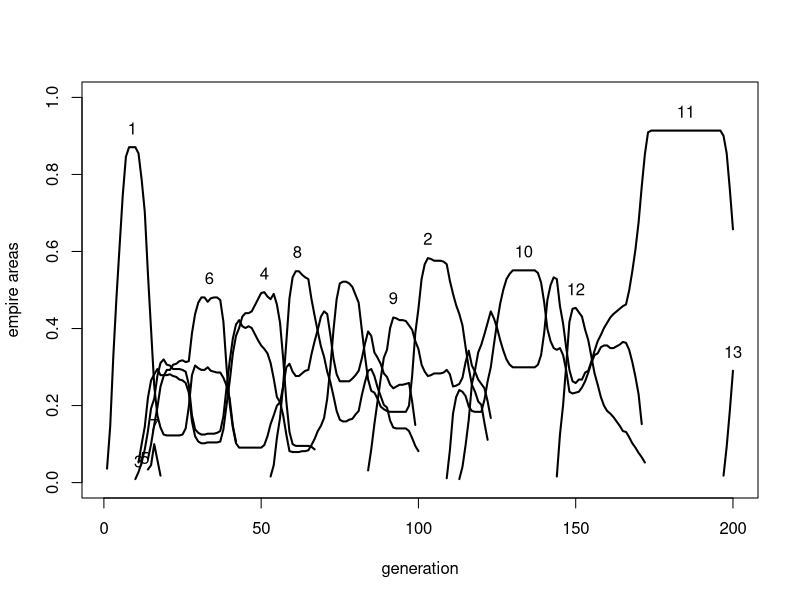
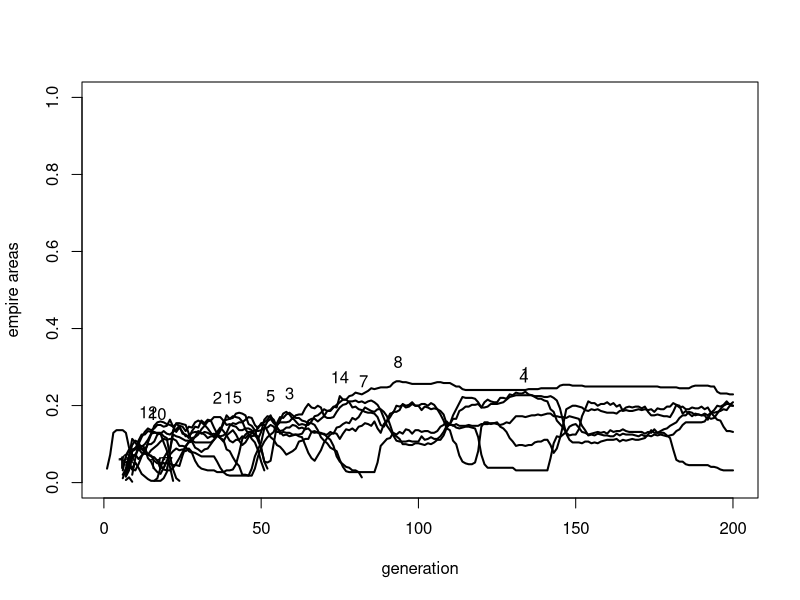
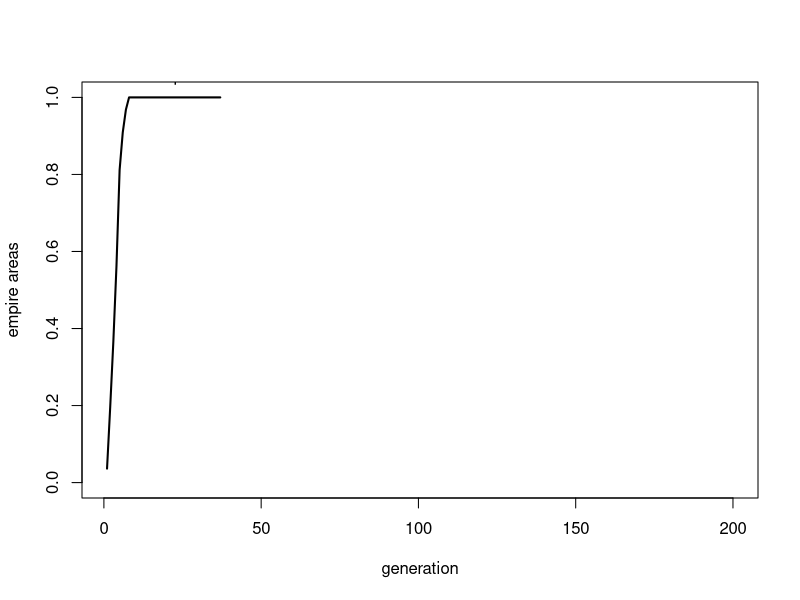
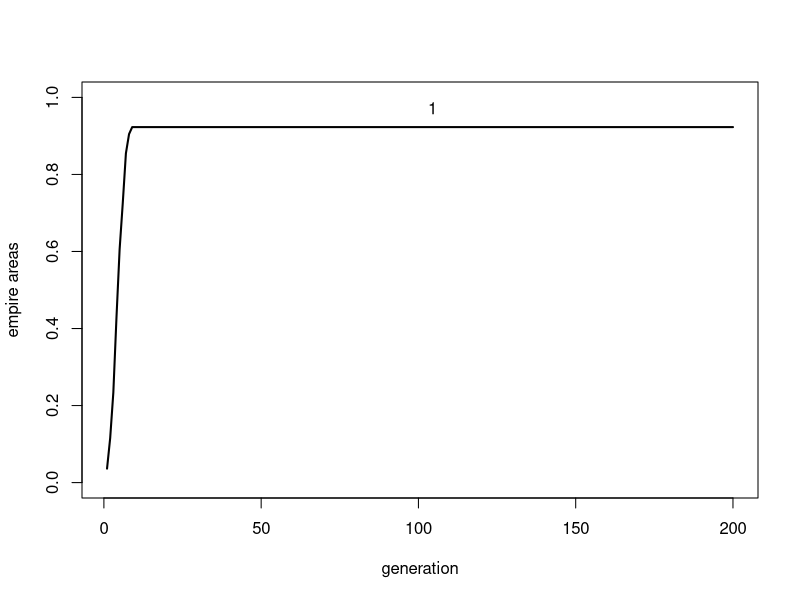
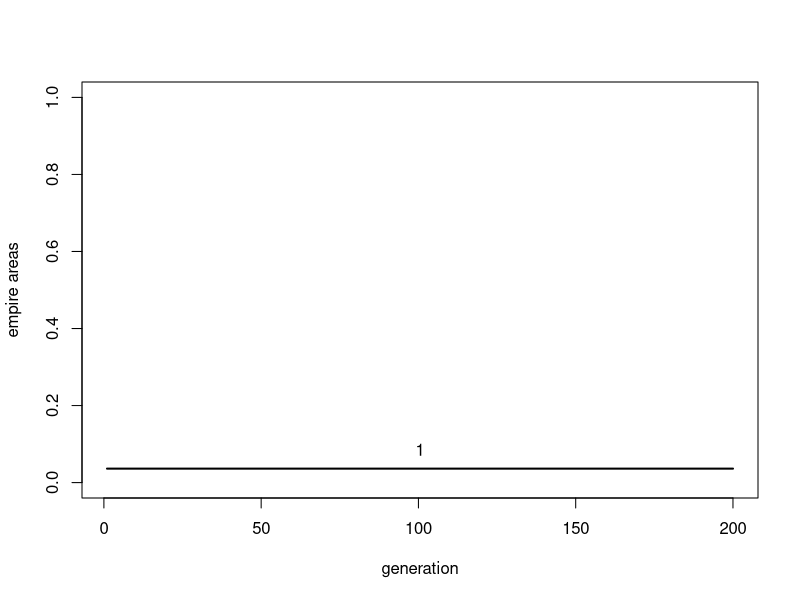

These figures' R source, in order:
## ---- chunk 1

# N_side x N_side grid
N_side <- 10

# matrix for empire id, initially all 0 (no empire)
E <- matrix(0, nrow = N_side, ncol = N_side)

## ---- chunk 2

# create a starting 4x4-cell empire 1
row_E1 <- sample(3:(N_side-5), 1)
col_E1 <- sample(3:(N_side-5), 1)
E[row_E1:(row_E1+3),col_E1:(col_E1+3)] <- 1

E
  
## ---- chunk 3

# matrix for asabiya, S
S <- matrix(0.1, nrow = N_side, ncol = N_side)

S

## ---- chunk 4

# record area of empire 1 in output dataframe
output <- data.frame(generation = 1,
                     empire = 1,
                     area = sum(E == 1))

output
  
## ---- chunk 5

# store highest empire number, to subsequently create new empires
max_empire <- 1

## ---- chunk 6

# 1. Update asabiya (S)

# matrix of whether group has at least one dissimilar-empire neighbour
dissimilar_neighbour <- matrix(0, nrow = N_side, ncol = N_side)

# south: compare E with 1st row removed and duplicate 21st row (shifted up) vs regular E
dissimilar_neighbour <- dissimilar_neighbour + (rbind(E[-1,], E[N_side,]) != E)

# east: compare E with 1st col removed and duplicate 21st col (shifted left) vs regular E
dissimilar_neighbour <- dissimilar_neighbour + (cbind(E[,-1], E[,N_side]) != E)

# north: compare E with duplicate 1st row (shifted down) vs regular E
dissimilar_neighbour <- dissimilar_neighbour + (rbind(E[1,], E[-N_side,]) != E)

# west: compare E with duplicate 1st column (shifted right) vs regular E
dissimilar_neighbour <- dissimilar_neighbour + (cbind(E[,1], E[,-N_side]) != E)

dissimilar_neighbour

## ---- chunk 7

# remove the multiple borders, reduce to TRUE/FALSE
dissimilar_neighbour <- dissimilar_neighbour > 0

dissimilar_neighbour

## ---- chunk 8

r_0 <- 0.2
delta <- 0.1

# increase S of groups with dissimilar neighbours according to r_0
S[dissimilar_neighbour] <- S[dissimilar_neighbour] + 
  r_0 * S[dissimilar_neighbour] * (1 - S[dissimilar_neighbour])

# decrease S of groups without dissimilar neighbours according to delta
S[!dissimilar_neighbour] <- S[!dissimilar_neighbour] - 
  delta * S[!dissimilar_neighbour]

S

## ---- chunk 9

h <- 2  # rate of decline in power with distance from empire centre
delta_P <- 0.1  # threshold for difference in power between attacker and defender

# 2. Intergroup conflict

# each non-edge cell is chosen in random order to attack their NSEW neighbouring cells

# cells to enter conflicts, excluding edge cells (row/col 1 and 21) which do not attack
attacker <- as.vector(matrix(1:(N_side^2),N_side,N_side)[-c(1,N_side),-c(1,N_side)])

# randomise the order of attackers
attacker <- sample(attacker)

for (i in attacker) {
  
  # random order of NSEW neighbours to attack
  defender <- sample(c(i+1,i-1,i+N_side,i-N_side))
  
  # cycle thru neighbours
  for (j in defender) {
    
    # if defender j is a valid opponent
    # and attacker and defender are of different empires, or both are non-empires
    if (j %in% attacker & (E[j] != E[i] | (E[i] == 0 & E[j] == 0))) {
      
      # non-empire cells have area A=1, their own S, and d=0
      if (E[i] == 0) {
        
        A_att <- 1
        S_att <- S[i]
        d_att <- 0
        
      }
      
      if (E[j] == 0) {
        
        A_def <- 1
        S_def <- S[j]
        d_def <- 0
        
      }
      
      # empire cells have area A of their empire, mean S of their empire,
      #and d distance from centre of their empire
      if (E[i] > 0) {
        
        A_att <- sum(E == E[i])
        S_att <- mean(S[E == E[i]])
        
        col_centre <- mean(which(E == E[i], arr.ind = T)[,"col"])
        row_centre <- mean(which(E == E[i], arr.ind = T)[,"row"])
        Row <- (i-1) %% N_side + 1
        Col <- ceiling(i/N_side)
        d_att <- sqrt((Row - row_centre)^2 + (Col - col_centre)^2)
        
      }
      
      if (E[j] > 0) {
        
        A_def <- sum(E == E[j])
        S_def <- mean(S[E == E[j]])
        
        col_centre <- mean(which(E == E[j], arr.ind = T)[,"col"])
        row_centre <- mean(which(E == E[j], arr.ind = T)[,"row"])
        Row <- (j-1) %% N_side + 1
        Col <- ceiling(j/N_side)
        d_def <- sqrt((Row - row_centre)^2 + (Col - col_centre)^2)
        
      }
      
      # power of attacker and defender
      P_att <- A_att * S_att * exp(-d_att / h)
      P_def <- A_def * S_def * exp(-d_def / h)
      
      # if P_att - P_def is greater than delta_P, then attack is successful
      if (P_att - P_def > delta_P) {
        
        # if attacker is already part of an empire
        if (E[i] > 0) {
          
          # defender adopts empire of attacker
          E[j] <- E[i]
          
        # if attacker is a nonempire cell  
        } else {
          
          # attacker and defender become a new empire
          E[i] <- max_empire + 1
          E[j] <- max_empire + 1
          
          # update max_empire
          max_empire <- max_empire + 1
          
        }
        
        # all defenders adopt the average of their prior S and the attacker's S
        S[j] <- (S[j]+S[i])/2
        
      }
      
    }
    
  }
  
}

E

## ---- chunk 10

S_crit <- 0.003  # mean asabiya below which empires collapse

# 3. Imperial collapse

# if mean S of an empire is less than S_crit, empire collapses 

# list of empires (excluding zero/nonempires)
empires <- unique(as.vector(E[E>0]))

# if there are any empires left
if (length(empires) > 0) {
  
  # for each empire
  for (i in 1:length(empires)) {
    
    if (mean(S[E == empires[i]]) < S_crit) {
      
      # dissolve empire
      E[E == empires[i]] <- 0
      
    }
    
  }
  
}

E

## ---- chunk 11

# 4. Reset boundary cells

# boundary cells take empire number and S of nearest non-edge cell

# top left corner
E[1,1] <- E[2,2]
S[1,1] <- S[2,2]

# top right corner
E[1,N_side] <- E[2,N_side-1]
S[1,N_side] <- S[2,N_side-1]

# bottom left corner
E[N_side,1] <- E[N_side-1,2]
S[N_side,1] <- S[N_side-1,2]

# bottom right corner
E[N_side,N_side] <- E[N_side-1,N_side-1]
S[N_side,N_side] <- S[N_side-1,N_side-1]

# top row
E[1,2:(N_side-1)] <- E[2,2:(N_side-1)]
S[1,2:(N_side-1)] <- S[2,2:(N_side-1)]

# bottom row
E[N_side,2:(N_side-1)] <- E[(N_side-1),2:(N_side-1)]
S[N_side,2:(N_side-1)] <- S[(N_side-1),2:(N_side-1)]

# left column
E[2:(N_side-1),1] <- E[2:(N_side-1),2]
S[2:(N_side-1),1] <- S[2:(N_side-1),2]

# right column
E[2:(N_side-1),N_side] <- E[2:(N_side-1),(N_side-1)]
S[2:(N_side-1),N_side] <- S[2:(N_side-1),(N_side-1)]

E
   
## ---- chunk 12

t <- 2

# 5. Update output

# list of empires (excluding zero/nonempires)
empires <- unique(as.vector(E[E>0]))

# if there are any empires left
if (length(empires) > 0) {
  
  # get area of each empire
  A <- rep(NA,length(empires))
  for (i in 1:length(empires)) {
    A[i] <- sum(E == empires[i])
  }
  
  output_new <- data.frame(generation = rep(t, length(empires)),
                           empire = empires,
                           area = A)
  
} else {
  
  # if no empires left, set to NA
  output_new <- data.frame(generation = t,
                           empire = NA,
                           area = NA)
  
}

# add output_new to end of output
output <- rbind(output, output_new)

output

## ---- chunk 13

EmpireDynamics <- function(r_0 = 0.2, 
                           delta = 0.1,
                           h = 2,
                           delta_P = 0.1,
                           S_crit = 0.003,
                           N_side = 21,
                           t_max = 200) {
  
  # matrix for empire id, initially all 0 (no empire)
  E <- matrix(0, nrow = N_side, ncol = N_side)
  
  # create a starting 4x4-cell empire 1
  row_E1 <- sample(2:(N_side-4), 1)
  col_E1 <- sample(2:(N_side-4), 1)
  E[row_E1:(row_E1+3),col_E1:(col_E1+3)] <- 1
  
  # matrix for asabiya, S
  S <- matrix(0.1, nrow = N_side, ncol = N_side)
  
  # record area of empire 1 in output dataframe
  output <- data.frame(generation = 1,
                       empire = 1,
                       area = sum(E == 1))
  
  # store highest empire number, to subsequently create new empires
  max_empire <- 1
  
  for (t in 2:t_max) {
    
    # 1. Update asabiya (S)
    
    # matrix of whether group has at least one dissimilar-empire neighbour
    dissimilar_neighbour <- matrix(0, nrow = N_side, ncol = N_side)
    
    # south: compare E with 1st row removed and duplicate 21st row (shifted up) vs regular E
    dissimilar_neighbour <- dissimilar_neighbour + (rbind(E[-1,], E[N_side,]) != E)
    
    # east: compare E with 1st col removed and duplicate 21st col (shifted left) vs regular E
    dissimilar_neighbour <- dissimilar_neighbour + (cbind(E[,-1], E[,N_side]) != E)
    
    # north: compare E with duplicate 1st row (shifted down) vs regular E
    dissimilar_neighbour <- dissimilar_neighbour + (rbind(E[1,], E[-N_side,]) != E)
    
    # west: compare E with duplicate 1st column (shifted right) vs regular E
    dissimilar_neighbour <- dissimilar_neighbour + (cbind(E[,1], E[,-N_side]) != E)
    
    # remove the multiple borders, reduce to TRUE/FALSE
    dissimilar_neighbour <- dissimilar_neighbour > 0
    
    # increase S of groups with dissimilar neighbours according to r_0
    S[dissimilar_neighbour] <- S[dissimilar_neighbour] + 
      r_0 * S[dissimilar_neighbour] * (1 - S[dissimilar_neighbour])
    
    # decrease S of groups without dissimilar neighbours according to delta
    S[!dissimilar_neighbour] <- S[!dissimilar_neighbour] - 
      delta * S[!dissimilar_neighbour]
    
    
    # 2. Intergroup conflict
    
    # each non-edge cell is chosen in random order to attack their NSEW neighbouring cells
    
    # cells to enter conflicts, excluding edge cells (row/col 1 and 21) which do not attack
    attacker <- as.vector(matrix(1:(N_side^2),N_side,N_side)[-c(1,N_side),-c(1,N_side)])
    
    # randomise the order of attackers
    attacker <- sample(attacker)
    
    for (i in attacker) {
      
      # random order of NSEW neighbours to attack
      defender <- sample(c(i+1,i-1,i+N_side,i-N_side))
      
      # cycle thru neighbours
      for (j in defender) {
        
        # if defender j is a valid opponent
        # and attacker and defender are of different empires, or both are non-empires
        if (j %in% attacker & (E[j] != E[i] | (E[i] == 0 & E[j] == 0))) {
          
          # non-empire cells have area A=1, their own S, and d=0
          if (E[i] == 0) {
            
            A_att <- 1
            S_att <- S[i]
            d_att <- 0
            
          }
          
          if (E[j] == 0) {
            
            A_def <- 1
            S_def <- S[j]
            d_def <- 0
            
          }
          
          # empire cells have area A of their empire, mean S of their empire,
          #and d distance from centre of their empire
          if (E[i] > 0) {
            
            A_att <- sum(E == E[i])
            S_att <- mean(S[E == E[i]])
            
            col_centre <- mean(which(E == E[i], arr.ind = T)[,"col"])
            row_centre <- mean(which(E == E[i], arr.ind = T)[,"row"])
            Row <- (i-1) %% N_side + 1
            Col <- ceiling(i/N_side)
            d_att <- sqrt((Row - row_centre)^2 + (Col - col_centre)^2)
            
          }
          
          if (E[j] > 0) {
            
            A_def <- sum(E == E[j])
            S_def <- mean(S[E == E[j]])
            
            col_centre <- mean(which(E == E[j], arr.ind = T)[,"col"])
            row_centre <- mean(which(E == E[j], arr.ind = T)[,"row"])
            Row <- (j-1) %% N_side + 1
            Col <- ceiling(j/N_side)
            d_def <- sqrt((Row - row_centre)^2 + (Col - col_centre)^2)
            
          }
          
          # power of attacker and defender
          P_att <- A_att * S_att * exp(-d_att / h)
          P_def <- A_def * S_def * exp(-d_def / h)
          
          # if P_att - P_def is greater than delta_P, then attack is successful
          if (P_att - P_def > delta_P) {
            
            # if attacker is already part of an empire
            if (E[i] > 0) {
              
              # defender adopts empire of attacker
              E[j] <- E[i]
              
            # if attacker is a nonempire cell  
            } else {
              
              # attacker and defender become a new empire
              E[i] <- max_empire + 1
              E[j] <- max_empire + 1
              
              # update max_empire
              max_empire <- max_empire + 1
              
            }
            
            # all defenders adopt the average of their prior S and the attacker's S
            S[j] <- (S[j]+S[i])/2
            
          }
          
        }
        
      }
      
    }
    
    # 3. Imperial collapse
    
    # if mean S of an empire is less than S_crit, empire collapses 
    
    # list of empires (excluding zero/nonempires)
    empires <- unique(as.vector(E[E>0]))
    
    # if there are any empires left
    if (length(empires) > 0) {
      
      # for each empire
      for (i in 1:length(empires)) {
        
        if (mean(S[E == empires[i]]) < S_crit) {
          
          # dissolve empire
          E[E == empires[i]] <- 0
          
        }
        
      }
      
    }
    
    
    # 4. Reset boundary cells
    
    # boundary cells take empire number and S of nearest non-edge cell
    
    # top left corner
    E[1,1] <- E[2,2]
    S[1,1] <- S[2,2]
    
    # top right corner
    E[1,N_side] <- E[2,N_side-1]
    S[1,N_side] <- S[2,N_side-1]
    
    # bottom left corner
    E[N_side,1] <- E[N_side-1,2]
    S[N_side,1] <- S[N_side-1,2]
    
    # bottom right corner
    E[N_side,N_side] <- E[N_side-1,N_side-1]
    S[N_side,N_side] <- S[N_side-1,N_side-1]
    
    # top row
    E[1,2:(N_side-1)] <- E[2,2:(N_side-1)]
    S[1,2:(N_side-1)] <- S[2,2:(N_side-1)]
    
    # bottom row
    E[N_side,2:(N_side-1)] <- E[(N_side-1),2:(N_side-1)]
    S[N_side,2:(N_side-1)] <- S[(N_side-1),2:(N_side-1)]
    
    # left column
    E[2:(N_side-1),1] <- E[2:(N_side-1),2]
    S[2:(N_side-1),1] <- S[2:(N_side-1),2]
    
    # right column
    E[2:(N_side-1),N_side] <- E[2:(N_side-1),(N_side-1)]
    S[2:(N_side-1),N_side] <- S[2:(N_side-1),(N_side-1)]
    
    # 5. Update output
    
    # list of empires (excluding zero/nonempires)
    empires <- unique(as.vector(E[E>0]))
    
    # if there are any empires left
    if (length(empires) > 0) {
      
      # get area of each empire
      A <- rep(NA,length(empires))
      for (i in 1:length(empires)) {
        A[i] <- sum(E == empires[i])
      }
      
      output_new <- data.frame(generation = rep(t, length(empires)),
                               empire = empires,
                               area = A)
      
    } else {
      
      # if no empires left, set to NA
      output_new <- data.frame(generation = t,
                               empire = NA,
                               area = NA)
      
    }
    
    # add output_new to end of output
    output <- rbind(output, output_new)
    
  }
  
  # export output and the final generation empire matrix
  list(output = output, E = E)
  
}

## ---- chunk 14

data_model12 <- EmpireDynamics()

head(data_model12$output)

data_model12$E

## ---- chunk 15

AreaPlot <- function(output, N_side = 21) {
  
  plot(x = 1:max(output$generation), 
       type = "n", 
       ylim = c(0,1),
       ylab = "empire areas",
       xlab = "generation")
  
  # remove NAs, otherwise things go wrong
  output <- na.omit(output)
  
  empires <- unique(output$empire)
  
  for (i in empires) {
    
    output_i <- output[output$empire == i,]
    
    # draw lines
    lines(x = output_i$generation,
          y = output_i$area/N_side^2,
          lwd = 2)
    
    # add numbered labels
    
    # generation at which empire i is at maximum area
    x_coord <- mean(output_i$generation[output_i$area == max(output_i$area)])
    
    # maximum area of empire i
    y_coord <- max(output_i$area/N_side^2)[1]
    
    text(x_coord, y_coord + 0.05, i)
    
  }
  
}

AreaPlot(data_model12$output)

## ---- chunk 16

data_model12 <- EmpireDynamics(h = 1)
AreaPlot(data_model12$output)

## ---- chunk 17

data_model12 <- EmpireDynamics(h = 3)
AreaPlot(data_model12$output)

## ---- chunk 18

data_model12 <- EmpireDynamics(delta = 0, r_0 = 0)
AreaPlot(data_model12$output)

## ---- chunk 19

data_model12 <- EmpireDynamics(delta_P = 10000)
AreaPlot(data_model12$output)

